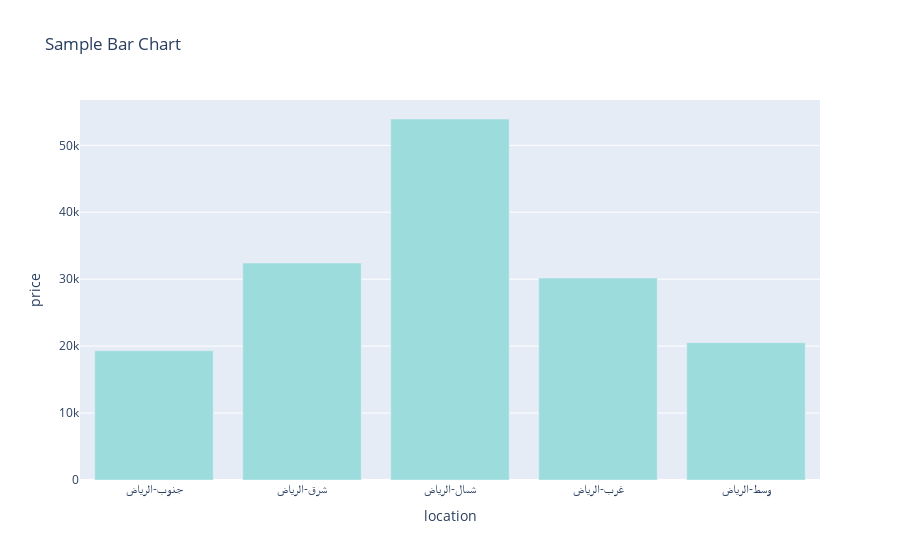

Notebook code for this chart:
### Code cell
fig = px.bar(price_avg2, x=price_avg2.index, y='price', title='Sample Bar Chart', color_discrete_sequence=['#9cdcdd'])

# Show the bar chart
fig.show()

### Figure 1 — Plotly figure (JSON) as saved in the notebook; plotly's stock layout.template omitted (floating-point values rounded to 4 significant figures)
{"data": [{"alignmentgroup": "True", "hovertemplate": "location=%{x}<br>price=%{y}<extra></extra>", "legendgroup": "", "marker": {"color": "#9cdcdd", "pattern": {"shape": ""}}, "name": "", "offsetgroup": "", "orientation": "v", "showlegend": false, "textposition": "auto", "type": "bar", "x": ["جنوب-الرياض", "شرق-الرياض", "شمال-الرياض", "غرب-الرياض", "وسط-الرياض"], "xaxis": "x", "y": [19310.0, 32420.0, 53930.0, 30170.0, 20510.0], "yaxis": "y"}], "layout": {"barmode": "relative", "legend": {"tracegroupgap": 0}, "title": {"text": "Sample Bar Chart"}, "xaxis": {"anchor": "y", "domain": [0, 1], "title": {"text": "location"}}, "yaxis": {"anchor": "x", "domain": [0, 1], "title": {"text": "price"}}}}
